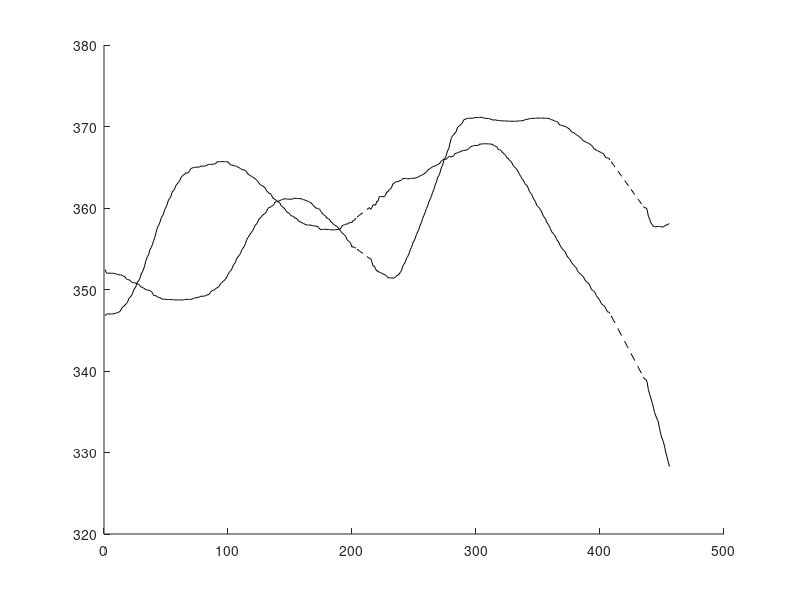

This chart was generated by the following MATLAB code: (Note: this script raises an error after producing the figure.)
clear; close all; clc;
%% Import data
sprinter = importdata('sprinter_xypts.csv', ',', 1);
teamsport = importdata('teamsport_xypts.csv', ',', 1);

output = 1;     % Write to output
%% Fill gaps with elite's hip marker
set(figure(1),'WindowStyle','docked'); cla
hold on
plot(sprinter.data(:,1:2), 'k-')

while ~all(~isnan(sprinter.data(:,1)))
    % Find start and end of first missing section
    idx1 = find(isnan(sprinter.data(:,1)), 1);
    idx2 = idx1 + find(~isnan(sprinter.data(idx1:end,1)), 1) -1;
    
    % Cublic spline interpolation
    sprinter.data(idx1:idx2, 1:2) = interp1([idx1-1 idx2]', ...
               [sprinter.data(idx1-1,1:2); sprinter.data(idx2,1:2)], ...
               idx1:idx2, 'spline');
                                  
   % Plot filled section
   plot(idx1:idx2, sprinter.data(idx1:idx2,1:2), 'k--')
    
end

% 3D array with sprinter 1 and teamsport 2
points = cat(3, sprinter.data, teamsport.data);

%% Process data, filter etc
% Find appropiate cutoff
% for i = 1:size(pointsG, 2)
%     col = i;
%     set(figure(2), 'WindowStyle','docked'); cla
%     hold on
%     plot(pointsG(:,col), 'k--', 'DisplayName', 'raw')
%     cutoffs = [8 10 15 20];
%     for j = 1:length(cutoffs)
%         pfilt = tr_filterDP(pointsG(:,col), 1000, cutoffs(j), 'low', 2);
%         plot(pfilt, 'DisplayName', num2str(cutoffs(j)), 'LineWidth', 1.5)
%     end
%     legend('show', 'location', 'bestoutside')
%     keyboard;
%     pause(1);
% end

% Filter
cutoff = 15;

% Reorder to 2D array then filter
sz = size(points); sz2 = [sz(1) sz(2)*sz(3)];
points_f = reshape(...
              tr_filterDP(reshape(points, sz2), 1000, cutoff, 'low', 2),...
              sz);

set(figure(2),'WindowStyle','docked'); cla
hold on
plot(points(:,10,1))
plot(points_f(:,10,1))
title('Filtered data')
legend('raw', 'filtered')

%% Calculate segment angles
Q = nan(size(points_f, 1), 3, 2);

% Foot, shank, thigh
for i = 1:3
    n = 9-2*i;        % Index sequence
    
    % Prox and dist JC
    p1 = points_f(:,n:n+1,:); p2 = points_f(:,n-2:n-1,:);   
    d = p2 - p1;        % dx,dy
    Q(:,i,:) = atan2d(d(:,2,:), d(:,1,:));      % Segment angles
end

% Plot to check
% set(figure(3),'WindowStyle','docked')
% for i = 1:2:length(pointsG_f)
%     subplot(2,1,1)
%     axis equal
%     cla;
%     line([pointsB_f(i,7) pointsB_f(i,5) pointsB_f(i,3) pointsB_f(i,1)],...
%          [pointsB_f(i,8) pointsB_f(i,6) pointsB_f(i,4) pointsB_f(i,2)])
%          
%     subplot(2,1,2)
%     cla
%     hold on
%     plot(q_B)
%     plot(i,q_B(i,:), 'ko')
%     legend('foot','shank','thigh')
%     
%     drawnow
% end

%% Calculate CoM
% Segment: mass, length, CMprox, CMdist
% Foot:    1.385, 0.224, 0.142, 0.082
% Shank:   5.271, 0.453, 0.261, 0.192          
% Thigh:   12.54, 0.447, 0.258, 0.189
%
% CMX = (MA*(L1-L2)*COS(Q1)-(L4*MA-MB*(L3-L4))*COS(Q2)-(L6*MA+L6*MB-MC*(L5-L6))*COS(Q3))/(MA+MB+MC)
% CMY = (MA*(L1-L2)*SIN(Q1)-(L4*MA-MB*(L3-L4))*SIN(Q2)-(L6*MA+L6*MB-MC*(L5-L6))*SIN(Q3))/(MA+MB+MC)

l1=0.082; l2=0.224; l3=0.192; l4=0.453; l5=0.189; l6=0.447;
ma=1.385; mb=5.271; mc=12.54;

% CoM location x,y
cm(:,1,:) = (ma*(l1-l2).*cosd(Q(:,1,:))-(l4*ma-mb*(l3-l4)).* ...
            cosd(Q(:,2,:))-(l6*ma+l6*mb-mc*(l5-l6)).* ...
            cosd(Q(:,3,:)))/(ma+mb+mc);
cm(:,2,:) = (ma*(l1-l2).*sind(Q(:,1,:))-(l4*ma-mb*(l3-l4)).* ...
            sind(Q(:,2,:))-(l6*ma+l6*mb-mc*(l5-l6)).* ...
            sind(Q(:,3,:)))/(ma+mb+mc);
        
%% Joint angles
% Trunk angle 
p1 = points_f(:,1:2,:); p2 = points_f(:,9:10,:);   
d = p2 - p1;        % dx,dy
trunk = atan2d(d(:,2,:), d(:,1,:)); 

hipang = 180 - Q(:,3,:) + trunk;
kneang = 180 - Q(:,3,:) + Q(:,2,:);


%% Reorder data
% Takeoff and touchdown frames for both legs estimated from video
% Videos recorded at 1000 Hz and synchronised to takeoff of markered leg
% Number of frames: 456
%                  ipsilateral | contralateral
% sprinter  to/td: 58/416        286/181
% teamsport to/td: 58/413        287/175 

% Swing leg CoM during contralateral stance (index to end incase simulation
% takes longer)
swingCM(1) = {cm(181:end,:,1)};
swingCM(2) = {cm(175:end,:,2)};
hip(1) = {hipang(181:end,1,1)};
hip(2) = {hipang(175:end,1,2)};
knee(1) = {kneang(181:end,1,1)};
knee(2) = {kneang(175:end,1,2)};

% Ipsilateral thigh angle during stance (assumed to be same for both legs)
% q3(1) = {[Q(416:end,3,1); Q(1:58,3,1)]};
% q3(2) = {[Q(413:end,3,2); Q(1:58,3,2)]};

set(figure(4),'WindowStyle','docked')
subplot(2,1,1); hold on; cla
plot(swingCM{1}(1:105,1)); plot(swingCM{2}(1:112,1));
title('CoM position relative to hip joint')
ylabel('x')
legend('sprinter', 'teamsport', 'location', 'southeast')

subplot(2,1,2); hold on; cla
plot(swingCM{1}(1:105,2)); plot(swingCM{2}(1:112,2));
ylabel('y')

%% Derivatives 
% Swing CoM
swingCM(2,:) = cellfun(@(x) tr_diff(x, 0.001), swingCM(1,:), ...
                        'UniformOutput', false);
swingCM(3,:) = cellfun(@(x) tr_diff(x, 0.001), swingCM(2,:), ...
                        'UniformOutput', false);

hip(2,:) = cellfun(@(x) tr_diff(x, 0.001), hip(1,:), ...
                        'UniformOutput', false);
hip(3,:) = cellfun(@(x) tr_diff(x, 0.001), hip(2,:), ...
                        'UniformOutput', false);
knee(2,:) = cellfun(@(x) tr_diff(x, 0.001), knee(1,:), ...
                        'UniformOutput', false);
knee(3,:) = cellfun(@(x) tr_diff(x, 0.001), knee(2,:), ...
                        'UniformOutput', false);

% Plot 
set(figure(5),'WindowStyle','docked')
set(figure(5), 'DefaultLineMarkerSize', 1.5)
titles = {'position','velocity','acceleration'};
for i = 1:3
    subplot(3,2,2*i-1); hold on; cla
    plot(swingCM{i,1}(1:105,1), 's')
    plot(swingCM{i,2}(1:112,1), 's')
    title([titles{i} ' x'])
    
    subplot(3,2,2*i); hold on; cla
    plot(swingCM{i,1}(1:105,2), 's')
    plot(swingCM{i,2}(1:112,2), 's')
    title([titles{i} ' y'])
end
subplot(3,2,2); legend('sprinter', 'teamsport');

set(figure(6),'WindowStyle','docked'); cla
set(figure(6), 'DefaultLineMarkerSize', 1.5)
ynames = {'angle','angular velocity','angular acceleration'};
for i = 1:3
    subplot(3,2,2*i-1); hold on; cla
    plot(hip{i,1}(1:105,1), 's')
    plot(hip{i,2}(1:112,1), 's')
    ylabel(ynames{i})
    
    subplot(3,2,2*i); hold on; cla
    plot(knee{i,1}(1:105,1), 's')
    plot(knee{i,2}(1:112,1), 's')
end
subplot(3,2,1); title('hip')
subplot(3,2,2); title('knee')

%% Export data
if output
    % Column names
    colwidth = 13;
    precision = 5;
    colnames = ["PositionX","PositionY","VelocityX","VelocityY",...
                "AccelerationX","AccelerationY"];
    nametype = ['%-' num2str(colwidth) 's'];
    datatype = ['%' num2str(colwidth) '.' num2str(precision) 'E'];
    namefmt = [repmat([nametype ' '], 1, size(colnames,2)-1) nametype '\n'];
    datafmt = [repmat([datatype ' '], 1, size(colnames,2)-1) datatype '\n'];
    
    % Sprinter's technique
    fid = fopen('sprinter.txt', 'w');
    fprintf(fid, '%4d', size(swingCM{1,1},1));  % Data size
    fprintf(fid, '%4d', 2);                     % Header rows
    fprintf(fid, '%4d\n', colwidth+1);          % Column width
    fprintf(fid, namefmt, pad(colnames, colwidth, 'left'));
    fprintf(fid, datafmt, ...
                string(reshape(cat(3,swingCM{:,1}), ...
                        [size(swingCM{1,1}, 1) 6])'));
    fclose(fid);
    % Joint angles
    n = length(hip{1,1}); time = (0:0.001:(n-1)*0.001)';
    writematrix([n 2 nan; time hip{1,1} knee{1,1}], 'sprinter.csv');
    
    % Teamsports's technique
    fid = fopen('teamsport.txt', 'w');
    fprintf(fid, '%4d', size(swingCM{1,2},1));  % Data size
    fprintf(fid, '%4d', 2);                     % Header rows
    fprintf(fid, '%4d\n', colwidth+1);          % Column width
    fprintf(fid, namefmt, pad(colnames, colwidth, 'left'));
    fprintf(fid, datafmt, ...
                string(reshape(cat(3,swingCM{:,2}), ...
                        [size(swingCM{1,2}, 1) 6])'));
    fclose(fid);
    % Joint angles
    n = length(hip{1,2}); time = (0:0.001:(n-1)*0.001)';
    writematrix([n 2 nan; time hip{1,2} knee{1,2}], 'teamsport.csv');
end

